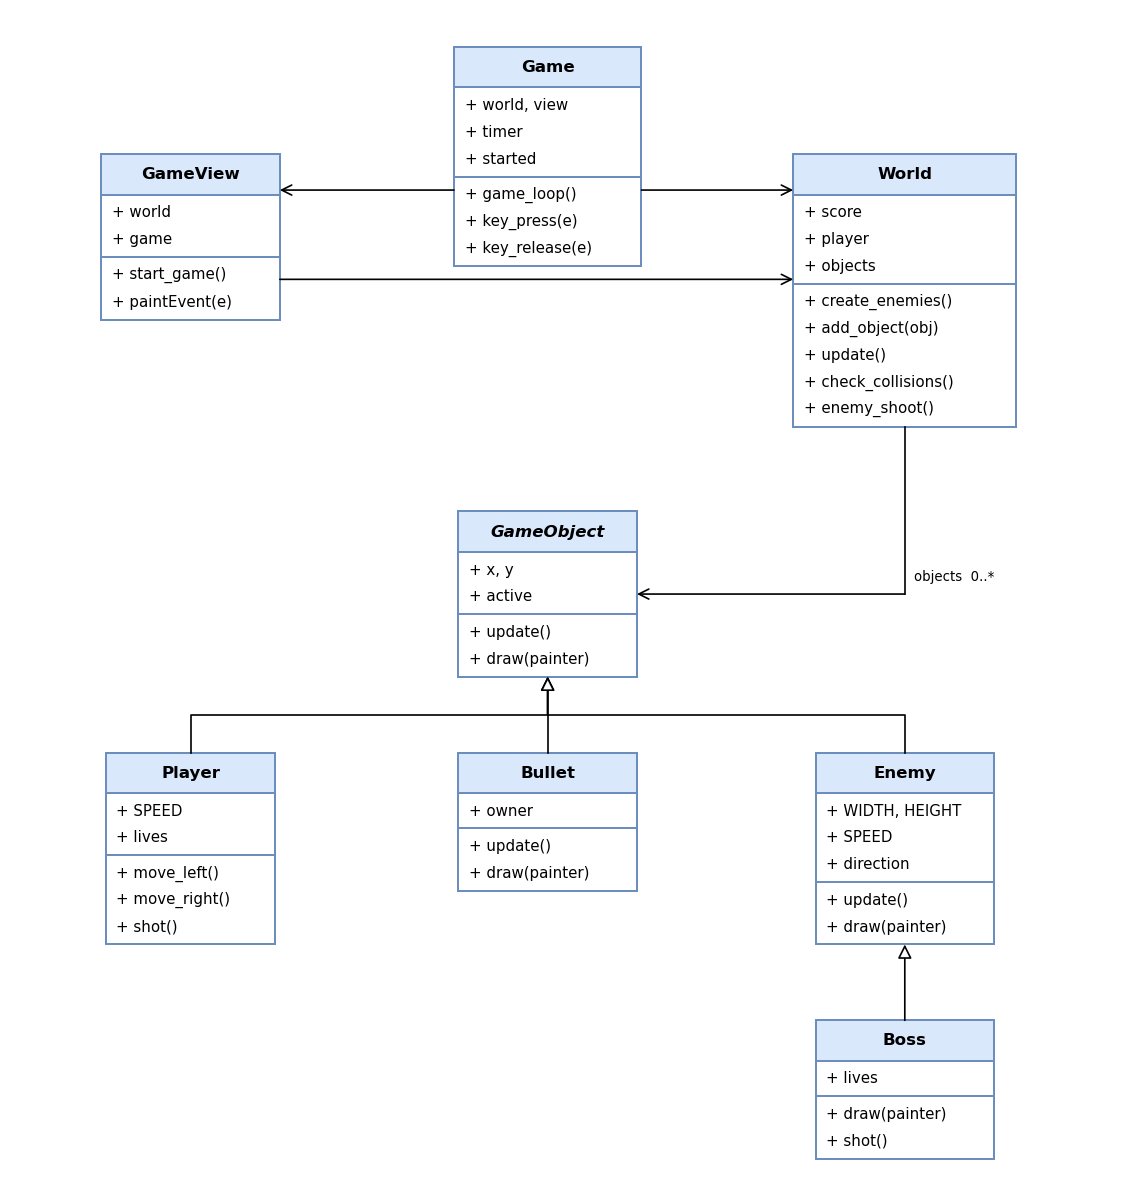

The Python source for this figure:
import matplotlib.pyplot as plt
from matplotlib.patches import Rectangle

FILL, EDGE = "#dae8fc", "#6c8ebf"
HEAD, ROW, PAD = 0.45, 0.3, 0.1

# name: (center x, top y, attributes, methods)
classes = {
    "GameObject": (6, 7.0, ["+ x, y", "+ active"], ["+ update()", "+ draw(painter)"]),
    "Player": (2, 4.3, ["+ SPEED", "+ lives"], ["+ move_left()", "+ move_right()", "+ shot()"]),
    "Bullet": (6, 4.3, ["+ owner"], ["+ update()", "+ draw(painter)"]),
    "Enemy": (10, 4.3, ["+ WIDTH, HEIGHT", "+ SPEED", "+ direction"], ["+ update()", "+ draw(painter)"]),
    "Boss": (10, 1.3, ["+ lives"], ["+ draw(painter)", "+ shot()"]),
    "World": (10, 11.0, ["+ score", "+ player", "+ objects"],
              ["+ create_enemies()", "+ add_object(obj)", "+ update()", "+ check_collisions()", "+ enemy_shoot()"]),
    "Game": (6, 12.2, ["+ world, view", "+ timer", "+ started"], ["+ game_loop()", "+ key_press(e)", "+ key_release(e)"]),
    "GameView": (2, 11.0, ["+ world", "+ game"], ["+ start_game()", "+ paintEvent(e)"]),
}

fig, ax = plt.subplots(figsize=(12, 13))
box = {}
for name, (cx, top, attrs, methods) in classes.items():
    w = max(len(s) for s in attrs + methods + [name]) * 0.1 + 0.5
    a_h, m_h = len(attrs) * ROW + PAD, len(methods) * ROW + PAD
    h = HEAD + a_h + m_h
    x = cx - w / 2
    box[name] = (x, top - h, w, h)
    ax.add_patch(Rectangle((x, top - h), w, h, fc="white", ec=EDGE, lw=1.2))
    ax.add_patch(Rectangle((x, top - HEAD), w, HEAD, fc=FILL, ec=EDGE, lw=1.2))
    ax.plot([x, x + w], [top - HEAD - a_h] * 2, color=EDGE, lw=1.2)
    ax.text(cx, top - HEAD / 2, name, ha="center", va="center", fontsize=10, weight="bold",
            style="italic" if name == "GameObject" else "normal")
    for i, s in enumerate(attrs + methods):
        y = top - HEAD - PAD / 2 - ROW * (i + 0.5) - (PAD if i >= len(attrs) else 0)
        ax.text(x + 0.12, y, s, va="center", fontsize=9)

def side(name, which):
    x, y, w, h = box[name]
    return {"top": (x + w / 2, y + h), "bottom": (x + w / 2, y),
            "left": x, "right": x + w}[which]

def edge(points, hollow):
    xs, ys = zip(*points)
    ax.plot(xs[:-1], ys[:-1], color="black", lw=1)
    style = "-|>,head_width=0.35,head_length=0.7" if hollow else "->,head_width=0.3,head_length=0.6"
    ax.annotate("", xy=points[-1], xytext=points[-2],
                arrowprops=dict(arrowstyle=style, fc="white", ec="black", lw=1, shrinkA=0, shrinkB=0))

# inheritance (orthogonal, merged like draw.io)
for child, parent in [("Player", "GameObject"), ("Bullet", "GameObject"), ("Enemy", "GameObject")]:
    (cx, cy), (px, py) = side(child, "top"), side(parent, "bottom")
    mid = (cy + py) / 2
    edge([(cx, cy), (cx, mid), (px, mid), (px, py)], True)
edge([side("Boss", "top"), side("Enemy", "bottom")], True)

# associations
edge([(side("Game", "left"), 10.6), (side("GameView", "right"), 10.6)], False)
edge([(side("Game", "right"), 10.6), (side("World", "left"), 10.6)], False)
edge([(side("GameView", "right"), 9.6), (side("World", "left"), 9.6)], False)
wx, wy = side("World", "bottom")
gy = box["GameObject"][1] + box["GameObject"][3] / 2
edge([(wx, wy), (wx, gy), (side("GameObject", "right"), gy)], False)
ax.text(wx + 0.1, gy + 0.15, "objects  0..*", fontsize=8)

ax.set_xlim(0, 12.5)
ax.set_ylim(-0.6, 12.6)
ax.set_aspect("equal")
ax.axis("off")
plt.savefig("uml.png", dpi=120, bbox_inches="tight", facecolor="white")
